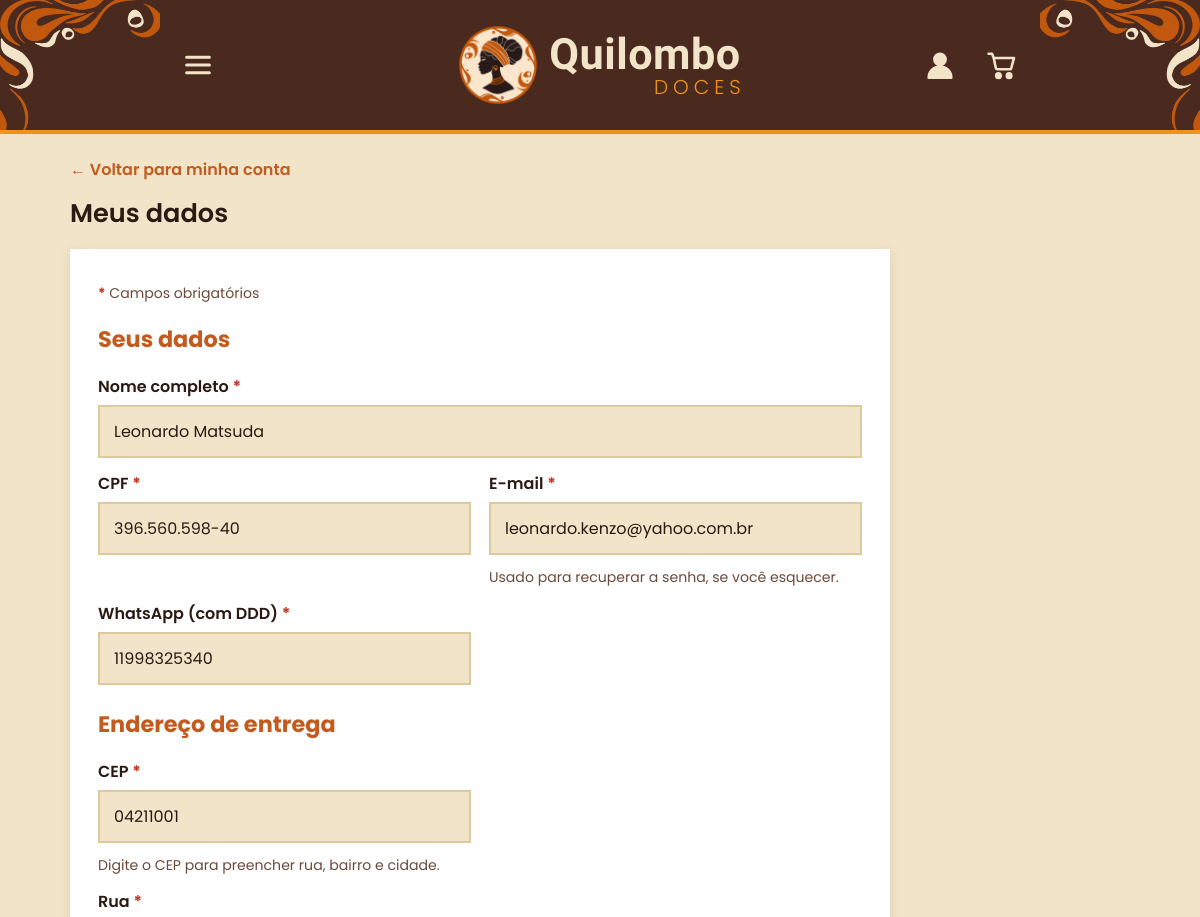
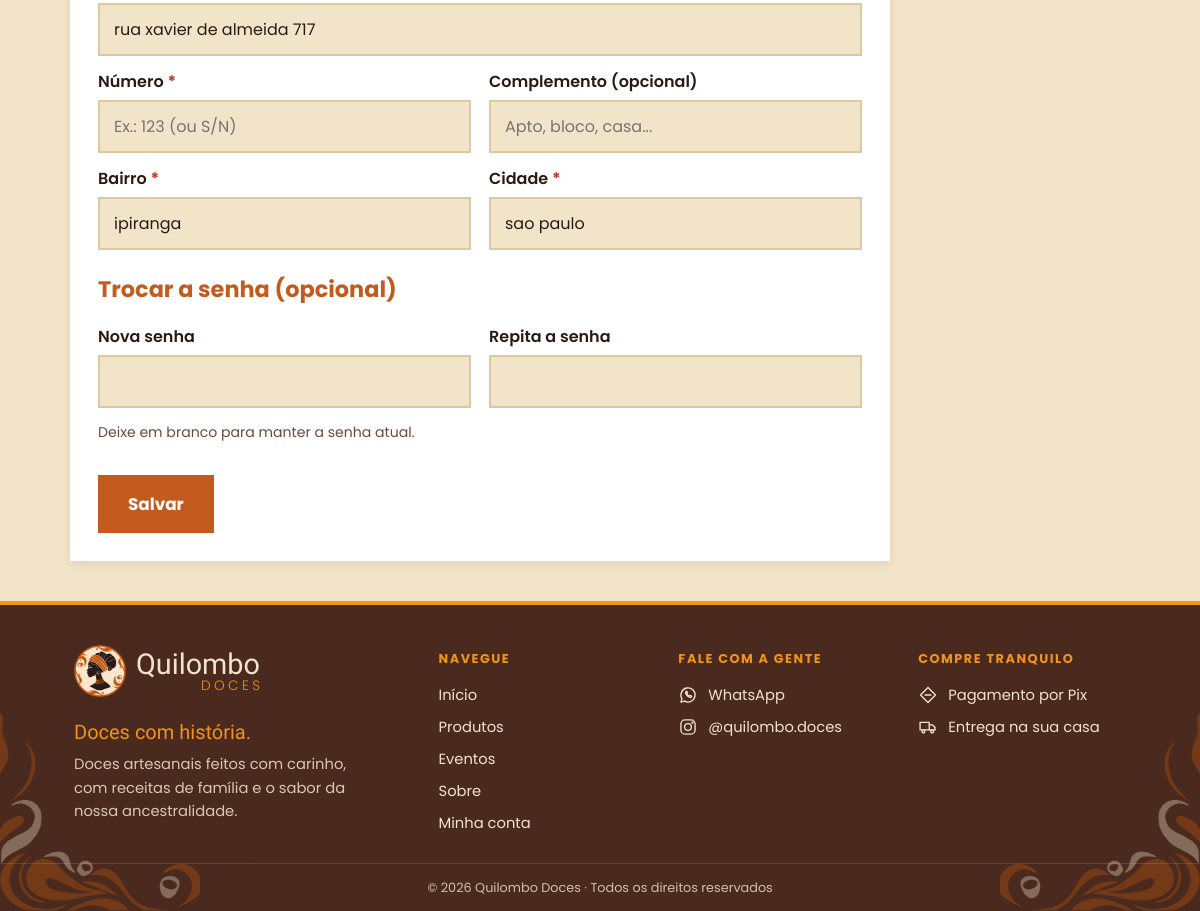
The page /conta/editar (signed in) on the database its author committed (2 pictures, top to bottom).
### tables this page shows
CREATE TABLE clientes (
                id          INTEGER PRIMARY KEY AUTOINCREMENT,
                nome        TEXT    NOT NULL,
                cpf         TEXT    NOT NULL UNIQUE,
                telefone    TEXT    NOT NULL,
                endereco    TEXT    NOT NULL,
                complemento TEXT,
                bairro      TEXT    NOT NULL,
                cidade      TEXT    NOT NULL,
                cep         TEXT    NOT NULL,
                senha_hash  TEXT    NOT NULL
            , numero TEXT, email TEXT);

### contas.py (the view, shortened to what this page needs)
@contas.route("/conta/editar", methods=["GET", "POST"])
def editar():
    cliente = cliente_atual()
    if cliente is None:
        return redirect(url_for("contas.entrar", proximo=url_for("contas.editar")))
    proximo = request.values.get("proximo", "")
    if request.method == "GET":
        return render_template("conta_cadastro.html", titulo="Meus dados",
                               dados=dict(cliente), erros={}, proximo=proximo,
                               editando=True)

### app.py (called while the page is built)
@app.context_processor
def dados_globais():
    return {
        "qtd_carrinho": sum(session.get("carrinho", {}).values()),
        "whatsapp": WHATSAPP,
        "pedidos_pendentes": contar_pedidos_pendentes(),
        "cliente": cliente_atual(),      # cliente logado na loja (ou None)
    }

def contar_pedidos_pendentes():
    conn = conectar_banco()
    qtd = conn.execute(
        "SELECT COUNT(*) FROM pedidos WHERE status = 'informado'").fetchone()[0]
    conn.close()
    return qtd

@app.before_request
def proteger_admin():
    endpoint = request.endpoint or ""
    if (not endpoint                            # pagina que nao existe: mostra o erro 404
            or endpoint.startswith("loja")
            or endpoint.startswith("contas.")
            or endpoint in PAGINAS_PUBLICAS
            or session.get("admin_id")):
        return None
    if endpoint == "listar":
        return redirect(url_for("loja"))
    proximo = request.path if request.method == "GET" else ""
    return redirect(url_for("admin_entrar", proximo=proximo))

### contas.py (called while the page is built)
def so_numeros(texto):
    return "".join(c for c in texto if c.isdigit())

@contas.app_template_filter("cpf")
def formatar_cpf(cpf):
    n = so_numeros(cpf or "")
    if len(n) != 11:
        return cpf or ""
    return f"{n[:3]}.{n[3:6]}.{n[6:9]}-{n[9:]}"

def cliente_atual():
    id_cliente = session.get("cliente_id")
    if not id_cliente:
        return None
    conn = conectar_banco()
    cliente = conn.execute('SELECT * FROM clientes WHERE id = ?',
                           (id_cliente,)).fetchone()
    conn.close()
    if cliente is None:                     # conta apagada: sai da sessao
        session.pop("cliente_id", None)
    return cliente

@contas.before_app_request
def exigir_email():
    endpoint = request.endpoint or ""
    if not (endpoint.startswith("loja") or endpoint.startswith("contas.")):
        return None                         # area do admin, arquivos etc.
    if endpoint in ("contas.informar_email", "contas.sair"):
        return None
    cliente = cliente_atual()
    if cliente is not None and not cliente["email"]:
        return redirect(url_for("contas.informar_email", proximo=request.full_path))
    return None

### templates/conta_cadastro.html (shortened to what this page needs)
{% extends "base_loja.html" %}
{% block conteudo %}
  {% if editando %}
    <p class="voltar"><a href="{{ url_for('contas.minha_conta') }}">&larr; Voltar para minha conta</a></p>
  {% endif %}
  <h2 class="secao-titulo">{{ titulo }}</h2>
  <form class="cartao formulario formulario-largo" method="post"
        action="{{ url_for('contas.editar') if editando else url_for('contas.cadastro') }}">
    <p class="dica"><span class="obrigatorio">*</span> Campos obrigatórios</p>
    <h3>Seus dados</h3>
    <div class="campos">
      <div class="campo campo-inteiro">
        <label for="nome">Nome completo <span class="obrigatorio">*</span></label>
        <input type="text" id="nome" name="nome" value="{{ dados.get('nome', '') }}"
               autocomplete="name" required>
      </div>
      <div class="campo">
        <label for="cpf">CPF <span class="obrigatorio">*</span></label>
        <input type="text" id="cpf" name="cpf" value="{{ dados.get('cpf', '')|cpf }}"
               inputmode="numeric" placeholder="000.000.000-00" required>
      </div>
      <div class="campo">
        <label for="email">E-mail <span class="obrigatorio">*</span></label>
        <input type="email" id="email" name="email" value="{{ dados.get('email', '') or '' }}"
               placeholder="maria@gmail.com" autocomplete="email" required>
        <span class="dica">Usado para recuperar a senha, se você esquecer.</span>
      </div>
      <div class="campo">
        <label for="telefone">WhatsApp (com DDD) <span class="obrigatorio">*</span></label>
        <input type="tel" id="telefone" name="telefone" value="{{ dados.get('telefone', '') }}"
               placeholder="11 99999-9999" autocomplete="tel" required>
      </div>
    </div>
    <h3>Endereço de entrega</h3>
    <div class="campos">
      <div class="campo">
        <label for="cep">CEP <span class="obrigatorio">*</span></label>
        <input type="text" id="cep" name="cep" value="{{ dados.get('cep', '') }}"
               inputmode="numeric" placeholder="00000-000" autocomplete="postal-code"
               maxlength="9" required>
        <span class="dica" id="cep-status">Digite o CEP para preencher rua, bairro e cidade.</span>
      </div>
      <div class="campo campo-inteiro">
        <label for="endereco">Rua <span class="obrigatorio">*</span></label>
        <input type="text" id="endereco" name="endereco" value="{{ dados.get('endereco', '') }}"
               placeholder="Ex.: Rua das Flores" autocomplete="address-line1" required>
      </div>
      <div class="campo">
        <label for="numero">Número <span class="obrigatorio">*</span></label>
        <input type="text" id="numero" name="numero" value="{{ dados.get('numero', '') or '' }}"
               placeholder="Ex.: 123 (ou S/N)" required>
      </div>
      <div class="campo">
        <label for="complemento">Complemento (opcional)</label>
        <input type="text" id="complemento" name="complemento" value="{{ dados.get('complemento', '') or '' }}"
               placeholder="Apto, bloco, casa..." autocomplete="address-line2">
      </div>
      <div class="campo">
        <label for="bairro">Bairro <span class="obrigatorio">*</span></label>
        <input type="text" id="bairro" name="bairro" value="{{ dados.get('bairro', '') }}" required>
      </div>
      <div class="campo">
        <label for="cidade">Cidade <span class="obrigatorio">*</span></label>
        <input type="text" id="cidade" name="cidade" value="{{ dados.get('cidade', '') }}"
               autocomplete="address-level2" required>
      </div>
    </div>
    <h3>{{ 'Trocar a senha (opcional)' if editando else 'Senha' }}</h3>
    <div class="campos">
      <div class="campo">
        <label for="senha">
          {{ 'Nova senha' if editando else 'Senha' }}
        </label>
        <input type="password" id="senha" name="senha" autocomplete="new-password"
               {% if not editando %}required{% endif %}>
      </div>
      <div class="campo">
        <label for="confirmar">
          Repita a senha
        </label>
        <input type="password" id="confirmar" name="confirmar" autocomplete="new-password"
               {% if not editando %}required{% endif %}>
      </div>
    </div>
    <p class="dica">{{ 'Deixe em branco para manter a senha atual.' if editando else 'Pelo menos 6 caracteres. Você vai entrar com o CPF e esta senha.' }}</p>
    <button type="submit" class="btn btn-principal btn-grande">{{ 'Salvar' if editando else 'Criar conta' }}</button>
  </form>
{% endblock %}

### static/loja.css (style rules this page uses)
:root { --areia: #f2e4c8; --areia-escura: #e8d5ae; --cacau: #2b1a14; --raiz: #4a2a1e; --cacau-2: #2b1a14; --terracota: #c35a1e; --terracota-hover: #4a2a1e; --ouro: #ef9319; --ouro-hover: #d6820f; --verde: #25d366; --verde-hover: #1da851; --perigo: #c0392b; --sucesso-bg: #e8f6ec; --sucesso-txt: #1e6b3a; --erro-bg: #fdecea; --branco: #ffffff; --borda: #dcc9a0; --texto-suave: #6b4a3a; --raio: 10px; --raio-grande: 12px; --sombra: 0 2px 10px rgba(74, 42, 30, 0.10); --sombra-forte: 0 8px 20px rgba(74, 42, 30, 0.18); --fonte-texto: "Poppins", Arial, sans-serif; --fonte-marca: "Kaushan Script", cursive; --fonte-titulo: "Poppins", Arial, sans-serif; }
* { box-sizing: border-box; }
body { margin: 0; font-family: var(--fonte-texto); font-size: 16px; line-height: 1.5; color: var(--cacau); background: var(--areia); min-height: 100vh; display: flex; flex-direction: column; }
h1, h2, h3 { font-family: var(--fonte-texto); font-weight: 600; line-height: 1.2; }
a { color: var(--terracota); }
.dica { display: block; color: var(--texto-suave); font-size: 0.88rem; margin-top: 6px; }
h1, h2, h3 { margin: 0; }
a { text-decoration: none; }
.secao-titulo { font-size: 1.6rem; margin: 8px 0 20px; }
.voltar { margin: 0 0 16px; }
.voltar a { font-weight: 600; }
.btn { display: inline-block; border: 2px solid transparent; border-radius: 999px; padding: 10px 20px; font-family: inherit; font-size: 0.95rem; font-weight: 700; cursor: pointer; text-align: center; transition: background 0.2s, transform 0.1s; }
.btn-principal { background: var(--terracota); color: var(--branco); }
.btn-grande { padding: 14px 28px; font-size: 1.05rem; }
.cartao { background: var(--branco); border-radius: var(--raio-grande); box-shadow: var(--sombra); padding: 28px; }
.cartao h3 { font-family: var(--fonte-titulo); font-weight: 700; font-size: 1.4rem; color: var(--terracota); margin: 0 0 14px; }
.formulario { display: flex; flex-direction: column; gap: 8px; }
.formulario label { font-weight: 600; }
.formulario input { width: 100%; padding: 12px 14px; font-family: inherit; font-size: 1rem; color: var(--cacau); background: var(--areia); border: 2px solid var(--borda); border-radius: var(--raio); }
.formulario .btn { align-self: flex-start; margin-top: 10px; }
.formulario h3:not(:first-of-type) { margin-top: 18px; }
.obrigatorio { color: var(--perigo); font-weight: 700; }
.formulario-largo { max-width: 820px; }
.campos { display: grid; grid-template-columns: 1fr 1fr; gap: 14px 18px; }
.campo { display: flex; flex-direction: column; gap: 6px; }
.campo-inteiro { grid-column: 1 / -1; }
*, *::before, *::after { border-radius: 0 !important; }

### rows shown on the page
clientes: nome "Leonardo Matsuda", cpf "396.560.598-40", email "leonardo.kenzo@yahoo.com.br", telefone "11998325340", cep "04211001", endereco "rua xavier de almeida 717", bairro "ipiranga", cidade "sao paulo"

### other values the page prints
{{ titulo }} "Meus dados"
{{ 'Trocar a senha (opcional)' if editando else 'Senha' }} "Trocar a senha (opcional)"
{{ 'Nova senha' if editando else 'Senha' }} "Nova senha"
{{ 'Salvar' if editando else 'Criar conta' }} "Salvar"
{{ ano_atual() }} "2026"
